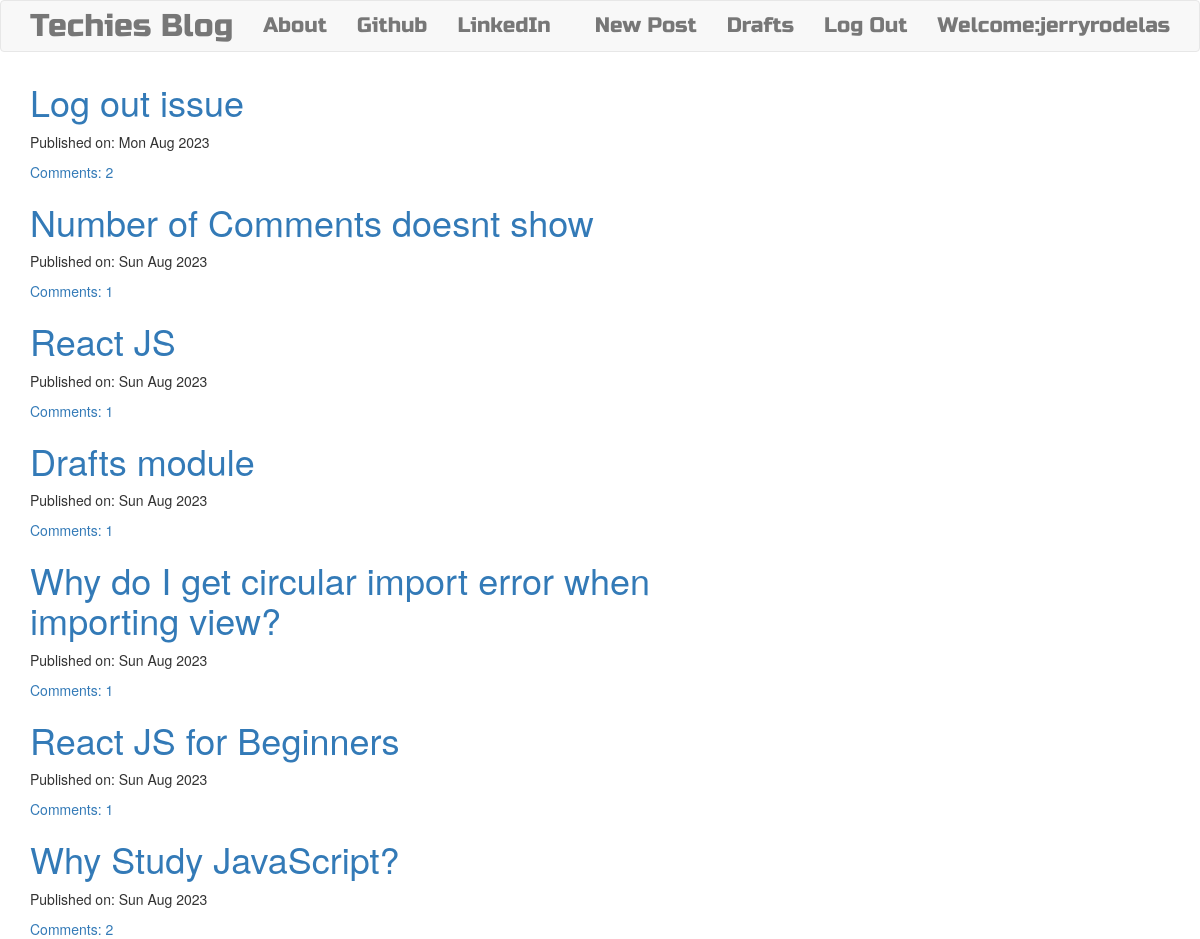
The app's page / (signed in) with its own data.
### blog/models.py (models this page shows, shortened)
class Post(models.Model):
    author = models.ForeignKey('auth.User',on_delete = models.CASCADE)
    title = models.CharField(max_length=200)
    text = models.TextField()
    created_date = models.DateTimeField(default=timezone.now)
    published_date = models.DateTimeField(blank=True,null=True)

### blog/views.py (the view)
# urls.py: path('',views.PostListView.as_view(),name='post_list'),
class PostListView(ListView):
    model = Post
    def get_queryset(self):
        return Post.objects.filter(published_date__lte=timezone.now()).order_by('-published_date')

### blog/templates/blog/post_list.html
{% extends "blog/base.html"%}
{% block content %}
<div class="centrestage">
    {% for post in post_list %}
        <div class="post">
            <h1><a href="{% url 'post_detail' pk=post.pk %}">{{ post.title }}</a></h1>
             <div class="date">
                <p>Published on: {{ post.published_date|date:"D M Y" }}</p>
             </div>
             <a href="{% url 'post_detail' pk=post.pk %}">Comments: {{ post.comments.all.count }}</a>
        </div>
    {% endfor %}
</div>
{% endblock %}

### blog/templates/blog/base.html (shortened to what this page needs)
{% load static %}
<!DOCTYPE html>
<html lang="en" dir="ltr">
  <head>
      <link rel="stylesheet" href="https://cdn.jsdelivr.net/npm/bootstrap@3.4.1/dist/css/bootstrap.min.css">
      <link rel="stylesheet" href="//cdn.jsdelivr.net/npm/medium-editor@latest/dist/css/medium-editor.min.css" type="text/css" media="screen" charset="utf-8">
      <link rel="stylesheet" href="{% static '/css/blog.css'%}">
  </head>
  <body>
      <nav class="navbar navbar-default techfont custom-navbar">
        <div class="container">
          <ul class="nav navbar-nav">
            <li><a class='navbar-brand bigbrand' href="{% url 'post_list' %}">Techies Blog</a></li>
            <li><a href="{% url 'about' %}">About</a></li>
            <li><a href="https://www.github.com">Github</a></li>
            <li><a href="https://www.linkedin.com">LinkedIn</a></li>
          </ul>
          <ul class='nav navbar-nav navbar-right'>
            {% if user.is_authenticated %}
            <li><a href="{% url 'post_new' %}">New Post</a></li>
            <li><a href="{% url 'post_draft_list' %}">Drafts</a></li>
            <li><a href="{% url 'logout' %}">Log Out</a></li>
            <li><a>Welcome:{{user.username}}</a></li>
              {% else %}
              <li><a class='nav navbar-right' href="{% url 'login' %}"><span class='glyphicon glyphicon-user'></span></a></li>
            {% endif %}
          </ul>
        </div>
      </nav>
      <div class="content container">
        <div class="row">
         <div class="col-md-8">
           <div class="blog_posts">
             {% block content %}
             {% endblock %}
           </div>
         </div>
        </div>
      </div>
  </body>
</html>

### blog/static/css/blog.css (style rules this page uses)
.techfont { font-family:'Russo One',sans-serif; font-size: 1.5em; margin-bottom: 10px; }
.bigbrand { font-size: 1.5em; }
.centrestage { margin-left:auto; margin-right:auto; }
body { margin:0; }

### records on screen
Post: title "Log out issue", published_date "Mon Aug 2023", comments.all.count "2"
Post: title "Number of Comments doesnt show", published_date "Sun Aug 2023", comments.all.count "1"
Post: title "React JS", published_date "Sun Aug 2023", comments.all.count "1"
Post: title "Drafts module", published_date "Sun Aug 2023", comments.all.count "1"
Post: title "Why do I get circular import error when importing view?", published_date "Sun Aug 2023", comments.all.count "1"
Post: title "React JS for Beginners", published_date "Sun Aug 2023", comments.all.count "1"
Post: title "Why Study JavaScript?", published_date "Sun Aug 2023", comments.all.count "2"

### other values on screen
{{ user.username }} "jerryrodelas"
